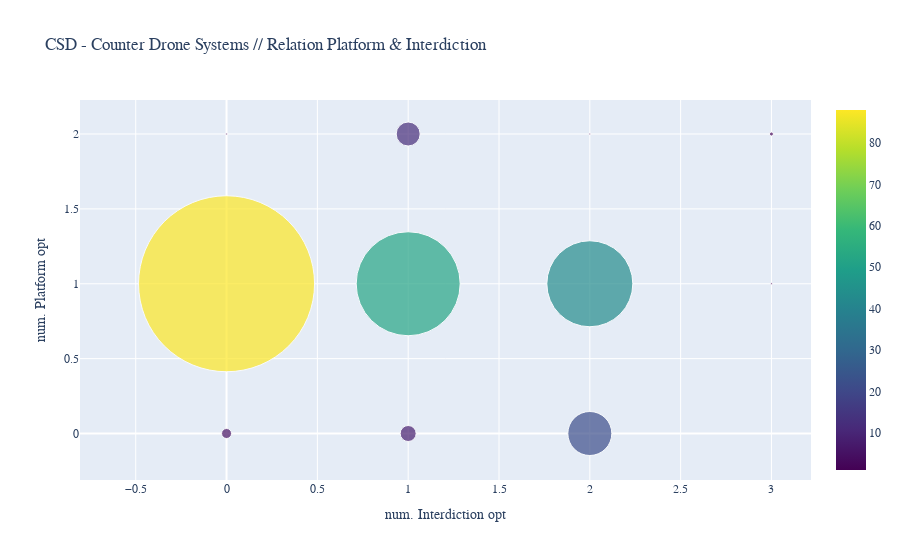

Notebook cell for this chart:
### Markdown cell above
#### Relation between Interdiction options & Platform types

Most of the systems present a solution with one interdiction option mounted in one platform type.

### Code cell
data_IP = {'Interdiction': interdiction.count(axis = 1), 'Platform':platform.count(axis = 1)}
df_data_IP = pd.DataFrame(data_IP)
# df che conta quante volte compare una coppia di valori
df_data_IP2 = pd.DataFrame(df_data_IP.groupby(list(df_data_IP.columns)).size(), columns=['Count']).reset_index()

fig = go.Figure(data=go.Scatter(
    x=df_data_IP2.Interdiction,
    y=df_data_IP2.Platform,
    mode='markers',
    marker=dict(size=df_data_IP2.Count*2, color=df_data_IP2.Count, colorscale='Viridis',showscale=True)
))

fig.update_layout(
    title="CSD - Counter Drone Systems // Relation Platform & Interdiction",
    xaxis_title="num. Interdiction opt",
    yaxis_title="num. Platform opt",
    font=dict(
        family="Courier New, monospace",
        size=12,
       #color="#7f7f7f"
    )
)

fig.show()

### Figure 1 — Plotly figure (JSON) as saved in the notebook; plotly's stock layout.template omitted (floating-point values rounded to 4 significant figures)
{"data": [{"marker": {"color": [5, 88, 1, 8, 52, 12, 22, 43, 1, 1, 2], "colorscale": [[0, "#440154"], [0.1111, "#482878"], [0.2222, "#3e4989"], [0.3333, "#31688e"], [0.4444, "#26828e"], [0.5556, "#1f9e89"], [0.6667, "#35b779"], [0.7778, "#6ece58"], [0.8889, "#b5de2b"], [1, "#fde725"]], "showscale": true, "size": [10, 176, 2, 16, 104, 24, 44, 86, 2, 2, 4]}, "mode": "markers", "type": "scatter", "x": [0, 0, 0, 1, 1, 1, 2, 2, 2, 3, 3], "y": [0, 1, 2, 0, 1, 2, 0, 1, 2, 1, 2]}], "layout": {"font": {"family": "Courier New, monospace", "size": 12}, "title": {"text": "CSD - Counter Drone Systems // Relation Platform & Interdiction"}, "xaxis": {"title": {"text": "num. Interdiction opt"}}, "yaxis": {"title": {"text": "num. Platform opt"}}}}
